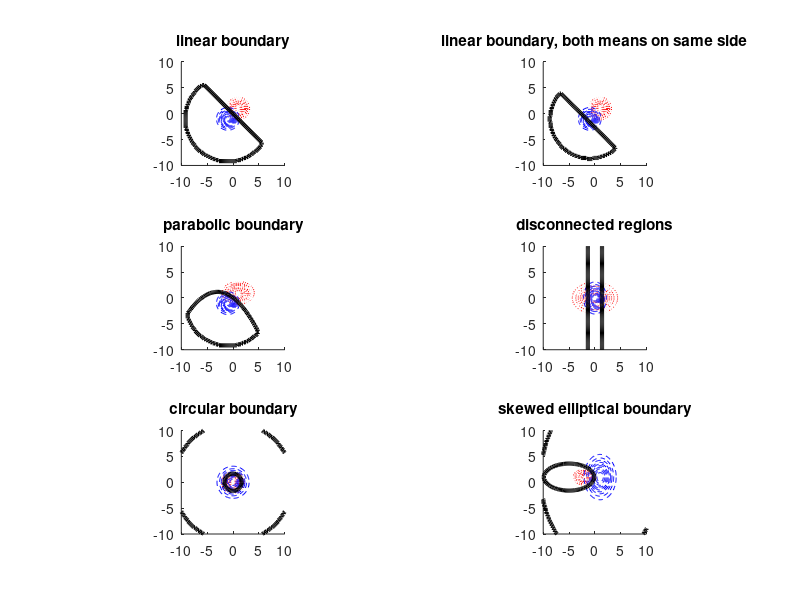

Recreate this plot in MATLAB.
function demoDecisionBoundaries2
% Decision boundaries induced by a mixture of two 2D Gaussians
% Based on code by Tommi Jaakkola

figure(1);clf
hold on

% linear decision boundary, with means on opposite sides
subplot(3,2,1)
p1 = 0.5; p2 = 1-p1;
mu1 = [1 1]'; mu2 = [-1 -1]';
S1 = eye(2); S2 = eye(2);
plotgaussians2(p1, mu1, S1, p2, mu2, S2);
title('linear boundary')

  
% linear decision boundary, where both means are on the same side
subplot(3,2,2)
p1 = 0.995; p2 = 1-p1;
mu1 = [1 1]'; mu2 = [-1 -1]';
S1 = eye(2); S2 = eye(2);
plotgaussians2(p1, mu1, S1, p2, mu2, S2);
title('linear boundary, both means on same side')

% parabolic decision boundary
subplot(3,2,3)
p1 = 0.5; p2 = 1-p1;
mu1 = [1 1]'; mu2 = [-1 -1]';
S1 = [2 0; 0 1]; S2 = eye(2);
plotgaussians2(p1, mu1, S1, p2, mu2, S2);
title('parabolic boundary')

% one of the classes is represented by 2 disconnected regions
subplot(3,2,4)
p1 = 0.5; p2 = 1-p1;
mu1 = [0 0]'; mu2 = [0 0]';
S1 = [4 0; 0 2]; S2 = [1 0; 0 2];
plotgaussians2(p1, mu1, S1, p2, mu2, S2);
title('disconnected regions')

% circular decision boundary
subplot(3,2,5)
p1 = 0.5; p2 = 1-p1;
mu1 = [0 0]'; mu2 = [0 0]';
S1 = [1 0; 0 1]; S2 = [2 0; 0 2];
plotgaussians2(p1, mu1, S1, p2, mu2, S2);
title('circular boundary')

% skewed ellipsoid decision boundary, with only one mean inside
subplot(3,2,6)
p1 = 0.5; p2 = 1-p1;
mu1 = [-2 1]'; mu2 = [1 1]';
S1 = [1 0; 0 0.5]; S2 = [2 0; 0 4];
plotgaussians2(p1, mu1, S1, p2, mu2, S2);
title('skewed elliptical boundary')

%%%%%%%%%%
  
function h = plotgaussians2(p1,mu1,S1,p2,mu2,S2)

[x,y] = meshgrid(linspace(-10,10,100), linspace(-10,10,100));
[m,n]=size(x);
X = [reshape(x, n*m, 1) reshape(y, n*m, 1)];
g1 = reshape(mvnpdf(X, mu1(:)', S1), [m n]);
g2 = reshape(mvnpdf(X, mu2(:)', S2), [m n]);
hold;
contour(x,y,g1, 'r:');
contour(x,y,g2, 'b--');
[cc,hh]=contour(x,y,p1*g1-p2*g2,[0 0], '-k');
set(hh,'linewidth',3);
axis equal
